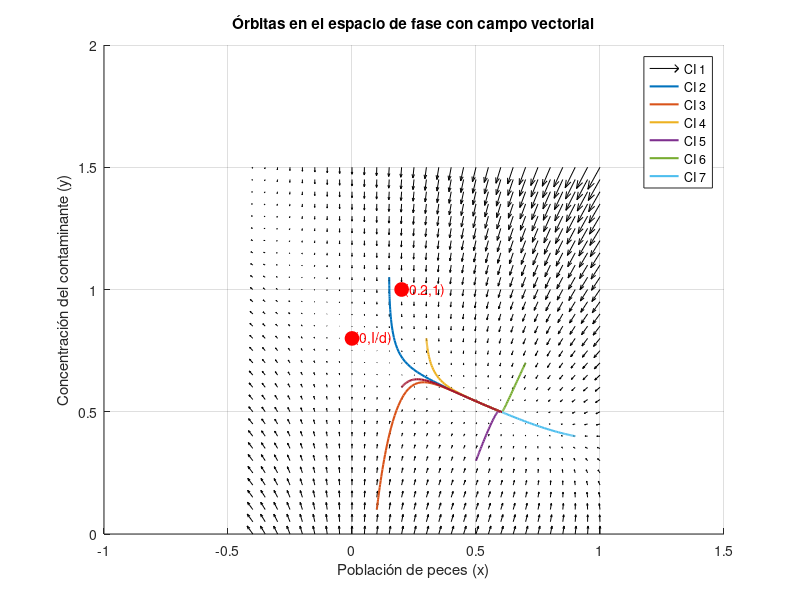

The MATLAB source for this figure:
function Orbitas
    % x poblacion de peces en el instante t / capacidad de carga (k)
    % x=P/k
    % y concentracion del contaminante en el instante t

    % Parámetros
    % r = 0.5; % Tasa de crecimiento de la poblacion
    % a = 0.4; % Tasa de mortalidad de los peces por contaminacion
    % I = 0.4; % Tasa de introduccion del contaminante
    % d = 0.3; % Tasa de descomposicion natural del contaminante
    % % k = 0.8; % capacidad de carga del ecosistema para la poblacion de peces
    % B = 0.5; % Tasa de descomposicion del contaminante debido a la influencia de la poblacion 


     % Parámetros
     r = 0.5; % Tasa de crecimiento de la poblacion
     a = 0.4; % Tasa de mortalidad de los peces por contaminacion
     I = 0.4; % Tasa de introduccion del contaminante
     d = 0.5; % Tasa de descomposicion natural del contaminante
    % % k = 0.8; % capacidad de carga del ecosistema para la poblacion de peces
     B = 0.5; % Tasa de descomposicion del contaminante debido a la influencia de la poblacion 


    % Sistema de ecuaciones diferenciales
    dydt = @(t, z) [
        r * z(1) * (1 - z(1)) - a * z(1) * z(2);
        I - d * z(2) - B * z(1) * z(2)
    ];

    % Condiciones iniciales
    condiciones_iniciales = [
        0.15, 1.05;
        0.1, 0.1;
        0.3, 0.8;
        0.5, 0.3;
        0.7, 0.7;
        0.9, 0.4;
        0.2, 0.6
    ];

    % Intervalo de tiempo
    tspan = [-100 100];

    % Crear el espacio de fase
    figure;
    hold on;

    % Graficar el campo vectorial
    [X, Y] = meshgrid(-0.4:0.05:1, 0:0.05:1.5); % Malla del espacio de fase
    U = r * X .* (1 - X) - a * X .* Y; % dx/dt
    V = I - d * Y - B * X .* Y; % dy/dt
    quiver(X, Y, U, V, 1.5, 'k'); % Vectorial, escala 1.5, color negro

    % Graficar las órbitas
    colores = lines(size(condiciones_iniciales, 1)); % Colores para las órbitas
    for i = 1:size(condiciones_iniciales, 1)
        z0 = condiciones_iniciales(i, :);
        [~, z] = ode45(dydt, tspan, z0);
        plot(z(:, 1), z(:, 2), 'Color', colores(i, :), 'LineWidth', 1.5);
    end
    plot(0, I/d, 'ro', 'MarkerSize', 10, 'MarkerFaceColor', 'r'); % Punto rojo con relleno<
    text(0, I/d, ' (0,I/d)', 'FontSize', 10, 'Color', 'r'); % Etiqueta cerca del punto

     plot(0.2, 1, 'ro', 'MarkerSize', 10, 'MarkerFaceColor', 'r'); % Punto rojo con relleno<
     text(0.2, 1, ' (0.2,1)', 'FontSize', 10, 'Color', 'r'); % Etiqueta cerca del punto


    % Personalizar gráfico
    xlabel('Población de peces (x)');
    ylabel('Concentración del contaminante (y)');
    title('Órbitas en el espacio de fase con campo vectorial');
    legend(arrayfun(@(i) sprintf('CI %d', i), 1:size(condiciones_iniciales, 1), 'UniformOutput', false), ...
        'Location', 'best');
    grid on;
    hold off;
